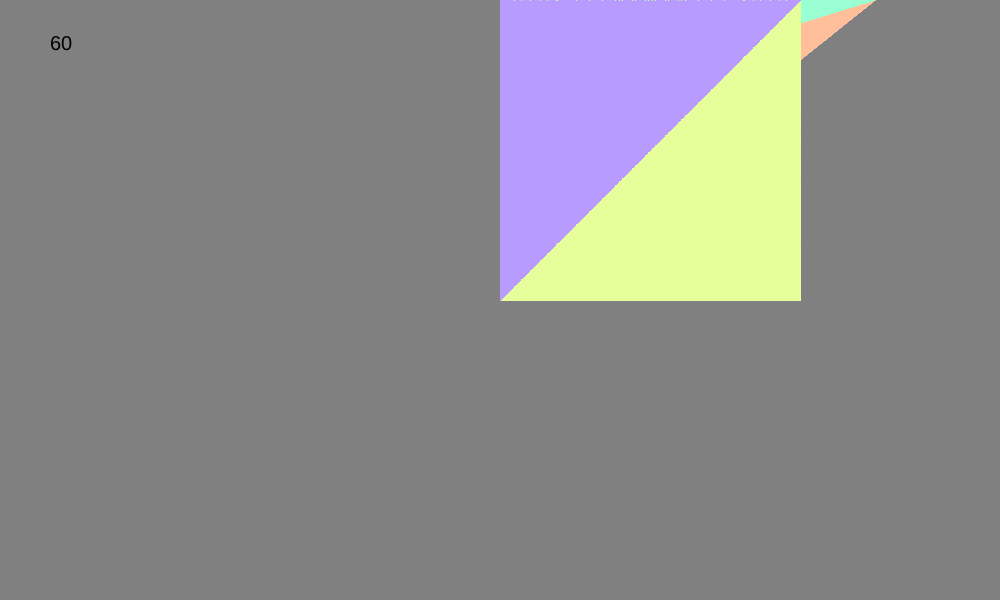
Frame 1 (no input)
Frame 60 (no input): identical to frame 1, image omitted
Frame 120 (the mouse pressed at the canvas centre since frame 60): identical to frame 1, image omitted

The p5.js sketch that drew this single still picture (run headless with seeded random() and noise() and a simulated clock; from frame 60 on, the mouse is pressed at the canvas centre):

// p5.js sketch
// ── sketch.js
let vertexes = [];
let tris = [];
let cam;
let zBuffer;

function setup() {
  createCanvas(1000, 600);
  zBuffer = new Float32Array(width * height);
  pixelDensity(1);
  colorMode(HSB)

  // Create cube vertices
  vertexes.push(createVector(0,0,50))   // 0
  vertexes.push(createVector(0,50,50))  // 1
  vertexes.push(createVector(50,50,50)) // 2
  vertexes.push(createVector(50,0,50))  // 3
  vertexes.push(createVector(0,0,100))  // 4
  vertexes.push(createVector(0,50,100)) // 5
  vertexes.push(createVector(50,50,100))// 6
  vertexes.push(createVector(50,0,100)) // 7


  vertexes.push(createVector(200,200,225))
  vertexes.push(createVector(250,200,200))
  vertexes.push(createVector(250,200,250))
  vertexes.push(createVector(225,250,225))
  
  // Create triangles (each face = 2 triangles)
  tris.push(new Tri(0,1,2))
  tris.push(new Tri(0,2,3))
  
  tris.push(new Tri(4,5,6))
  tris.push(new Tri(4,6,7))
  
  tris.push(new Tri(0,1,5))
  tris.push(new Tri(0,5,4))
 
  tris.push(new Tri(3,2,6))
  tris.push(new Tri(3,6,7))

  tris.push(new Tri(1,2,6))
  tris.push(new Tri(1,6,5))

  tris.push(new Tri(0,3,7))
  tris.push(new Tri(0,7,4))

  tris.push(new Tri(8,9,10))
  tris.push(new Tri(8,9,11))
  tris.push(new Tri(8,10,11))
  tris.push(new Tri(9,10,11))

  cam = new Camera();
}

function draw() {
  background(0,0,50);
  loadPixels();
  push()
  translate(width / 2, height / 2);
  cam.process();
  zBuffer.fill(Infinity);
  render();
  updatePixels();
  pop()
  textSize(20)
  text(round(frameRate(),2),50,50)
}

// Triangle class stores indices of 3 vertices
class Tri {
  constructor(a, b, c, col = color(random(360),255,255)) {
    this.a = a;
    this.b = b;
    this.c = c;
    this.color = col
  }
}

function render() {
  let cosY = cos(cam.rot.y), sinY = sin(cam.rot.y);
  let cosX = cos(cam.rot.x), sinX = sin(cam.rot.x);

  let right = createVector(cosY, 0, -sinY);
  let up = createVector(sinY*sinX, cosX, cosY*sinX);
  let forward = createVector(sinY*cosX, -sinX, cosX*cosY);

  let focalLength = 300;

  // Prepare triangles with depth

  for (let t of tris) {
    let verts = [vertexes[t.a], vertexes[t.b], vertexes[t.c]];
    let projected = [];
    let camZs = [];
    let camVerts = [];

    // Project each vertex
    for (let v of verts) {
  
      let p = p5.Vector.sub(v, cam.pos);

      let camX = p.dot(right);
      let camY = p.dot(up);
      let camZ = p.dot(forward);

      camVerts.push({x:camX, y:camY, z:camZ});

    }

      let clipped = clipTriangle(
      camVerts[0],
      camVerts[1],
      camVerts[2],
      0.1
    );

    for (let tri of clipped){
    
      let projected = [];
      let camZs = [];
    
      for (let v of tri){
      
        let scale = focalLength / v.z;
      
        projected.push({x: v.x*scale, y: -v.y*scale});
      
        camZs.push(v.z);
      
      }

      rasterizeTriangle(
        projected[0],
        projected[1],
        projected[2],
        camZs[0],
        camZs[1],
        camZs[2],
        t.color
      );
    }
  }



}

function clipTriangle(v0,v1,v2,near) {

  let inside = [];
  let outside = [];

  for (let v of [v0,v1,v2]) {
    if (v.z > near) inside.push(v);
    else outside.push(v);
  }

  if (inside.length == 3) return [[v0,v1,v2]];
  if (inside.length == 0) return [];

  function intersect(a,b){
    let t = (near - a.z) / (b.z - a.z);

    return {
      x: a.x + (b.x-a.x)*t,
      y: a.y + (b.y-a.y)*t,
      z: near
    };
  }

  if (inside.length == 1){

    let a = inside[0];
    let b = intersect(a,outside[0]);
    let c = intersect(a,outside[1]);

    return [[a,b,c]];

  }

  if (inside.length == 2){

    let a = inside[0];
    let b = inside[1];

    let c = intersect(a,outside[0]);
    let d = intersect(b,outside[0]);

    return [
      [a,b,c],
      [b,d,c]
    ];

  }

}

function rasterizeTriangle(p0, p1, p2, z0, z1, z2, color) {

  let minX = floor(min(p0.x, p1.x, p2.x));
  let maxX = ceil(max(p0.x, p1.x, p2.x));
  let minY = floor(min(p0.y, p1.y, p2.y));
  let maxY = ceil(max(p0.y, p1.y, p2.y));
  minX = max(minX, -width/2);
  maxX = min(maxX, width/2);
  minY = max(minY, -height/2);
  maxY = min(maxY, height/2);

  let area = edge(p0, p1, p2.x, p2.y);
  let dx01 = p1.x - p0.x;
  let dy01 = p1.y - p0.y;

  let dx12 = p2.x - p1.x;
  let dy12 = p2.y - p1.y;

  let dx20 = p0.x - p2.x;
  let dy20 = p0.y - p2.y;
  let c0 = p1.y*p2.x - p1.x*p2.y; 
  let c1 = p2.y*p0.x - p2.x*p0.y; 
  let c2 = p0.y*p1.x - p0.x*p1.y; 

  let z0_ = 1/z0;
  let z1_ = 1/z1;
  let z2_ = 1/z2;

  let w0_row = (minX * dy12 - minY * dx12) + c0;
  let w1_row = (minX * dy20 - minY * dx20) + c1;
  let w2_row = (minX * dy01 - minY * dx01) + c2;

  let r = red(color);
  let g = green(color);
  let b = blue(color);
  for (let y = minY; y <= maxY; y++) {
    let w0 = w0_row;
    let w1 = w1_row;
    let w2 = w2_row;
    for (let x = minX; x <= maxX; x++) {

      if ((w0 >= 0 && w1 >= 0 && w2 >= 0) || (w0 <= 0 && w1 <= 0 && w2 <= 0)) {

        let bw0 = w0 / area;
        let bw1 = w1 / area;
        let bw2 = w2 / area;

        let invZ = bw0 * z0_ + bw1 * z1_ + bw2 * z2_;

        let z = 1 / invZ

        let sx = floor(x + width/2);
        let sy = floor(y + height/2);

        let index = sx + sy * width

        if (z < zBuffer[index]) {

          zBuffer[index] = z;

          let i = index * 4;
          pixels[i] = r;
          pixels[i+1] = g;
          pixels[i+2] = b;
          pixels[i+3] = 100;

        }
      }
      w0 += dy12;
      w1 += dy20;
      w2 += dy01;
    }
    w0_row -= dx12;
    w1_row -= dx20;
    w2_row -= dx01;
  }
}

function edge(a, b, x, y) {
  return (x - a.x) * (b.y - a.y) - (y - a.y) * (b.x - a.x);
}


function doubleClicked() {
  requestPointerLock();
}


function mouseClicked() {
  createVertex()
}

function createVertex(){
  let t = Number(document.getElementById("dybde").value)

  let cosY = cos(cam.rot.y), sinY = sin(cam.rot.y);
  let cosX = cos(cam.rot.x), sinX = sin(cam.rot.x);

  let forward = createVector(sinY*cosX, -sinX, cosX*cosY);

  let vertex = p5.Vector.add(cam.pos, p5.Vector.mult(forward, t));

  let v0 = vertex.copy();

  vertexes.push(v0);
  
  chooseVertex()
}

function visualiseVertex() {

}

function chooseVertex() {
  let cosY = cos(cam.rot.y), sinY = sin(cam.rot.y);
  let cosX = cos(cam.rot.x), sinX = sin(cam.rot.x);

  let forward = createVector(sinY*cosX, -sinX, cosX*cosY);
  
  for(let i = 0; i < vertexes.length; i++){
    
    let tx = (vertexes[i].x - cam.pos.x)/forward.x
    let ty = (vertexes[i].y - cam.pos.y)/forward.y
    let tz = (vertexes[i].z - cam.pos.z)/forward.z

    if ((tx == ty) && (tx == tz) && (ty == tz)){
      console.log('ding')
    }
  }

}

// ── camera.js
class Camera {
    constructor() {
        this.pos = createVector(0,0,0)
        this.rot = createVector(0,0,0)
    }

    process() {
        this.processMovement()
        this.processRotation()
    }
    
    processMovement() {
        const speed = 1
        let velocity = createVector(0,0,0)
        let yaw = cam.rot.y;
        let pitch = cam.rot.x;

        let forward = createVector(
            sin(cam.rot.y) * cos(cam.rot.x),
            -sin(cam.rot.x),
            cos(cam.rot.y) * cos(cam.rot.x)
        );
        let right = createVector(cos(cam.rot.y), 0, -sin(cam.rot.y));
            
        if (keyIsDown(87)) this.pos.add(p5.Vector.mult(forward, speed)); // W
        if (keyIsDown(83)) this.pos.add(p5.Vector.mult(forward, -speed)); // S
        if (keyIsDown(68)) this.pos.add(p5.Vector.mult(right, speed)); // D
        if (keyIsDown(65)) this.pos.add(p5.Vector.mult(right, -speed)); // A

        this.pos.add(velocity)
    }

    processRotation() {
        let sens = 3
        cam.rot.y += movedX/width * sens
        cam.rot.x += movedY/width * sens
        cam.rot.x = constrain(cam.rot.x, -HALF_PI, HALF_PI);
    }
}
// ── lines.js
class Line {
  constructor(a, b) {
    this.a = a; // vertex index
    this.b = b;
    // Compute and store the equation for display
    let A = vertexes[a];
    let B = vertexes[b];
    this.d = p5.Vector.sub(B, A); // direction vector
  }
  equation() {
    let A = vertexes[this.a];
    let d = this.d;
    return `P(t) = (${nf(A.x,1,1)}, ${nf(A.y,1,1)}, ${nf(A.z,1,1)}) + t·(${nf(d.x,1,1)}, ${nf(d.y,1,1)}, ${nf(d.z,1,1)})`;
  }
  midpoint() {
    let v0 = vertexes[this.a]
    let v1 = vertexes[this.b]
    return p5.Vector.add(v0,v1).mult(0.5)
  }
}
